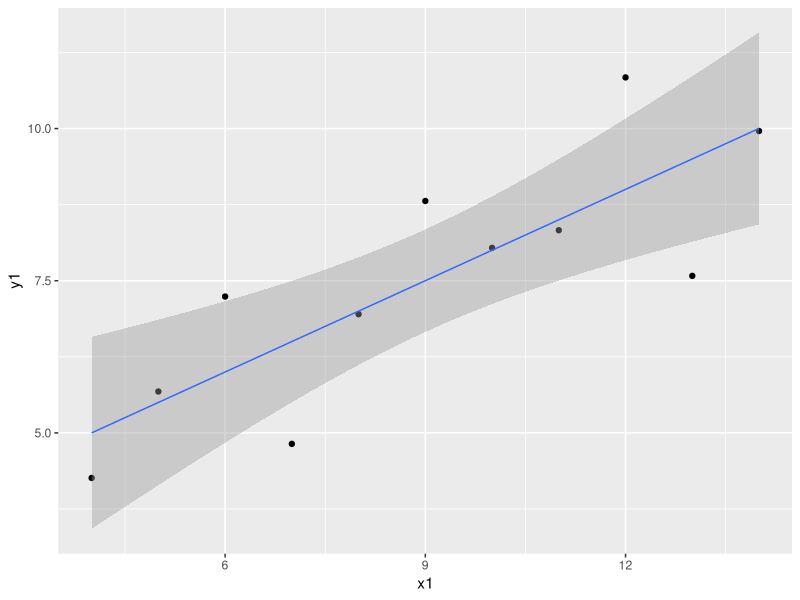

R code for this plot:
## ---- chunk 1
library(tidyverse)
anscombe <- datasets::anscombe

ggplot(anscombe, aes(x1, y1)) + geom_point() + 
  geom_smooth(method = 'lm', size = 0.5)
## ---- chunk 2
#| echo: true

m <- lm(y1 ~ x1, data = anscombe) %>% print
## ---- chunk 3

summary(m)
